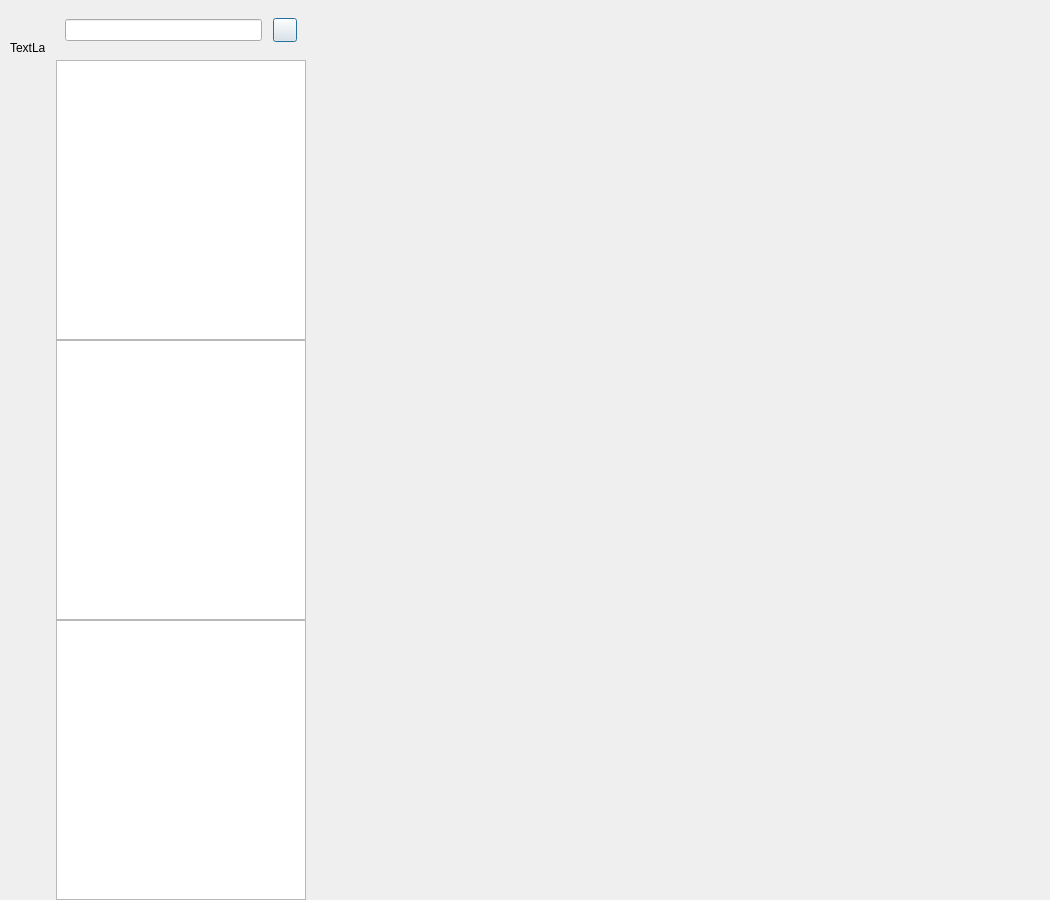
<?xml version="1.0" encoding="UTF-8"?>
<ui version="4.0">
 <class>ChatDialog</class>
 <widget class="QDialog" name="ChatDialog">
  <property name="geometry">
   <rect>
    <x>0</x>
    <y>0</y>
    <width>1050</width>
    <height>900</height>
   </rect>
  </property>
  <property name="minimumSize">
   <size>
    <width>1050</width>
    <height>900</height>
   </size>
  </property>
  <property name="maximumSize">
   <size>
    <width>16777215</width>
    <height>16777215</height>
   </size>
  </property>
  <property name="windowTitle">
   <string>ChatDialog</string>
  </property>
  <layout class="QHBoxLayout" name="horizontalLayout">
   <property name="spacing">
    <number>0</number>
   </property>
   <property name="leftMargin">
    <number>0</number>
   </property>
   <property name="topMargin">
    <number>0</number>
   </property>
   <property name="rightMargin">
    <number>0</number>
   </property>
   <property name="bottomMargin">
    <number>0</number>
   </property>
   <item>
    <widget class="QWidget" name="side_bar" native="true">
     <property name="sizePolicy">
      <sizepolicy hsizetype="Fixed" vsizetype="Expanding">
       <horstretch>0</horstretch>
       <verstretch>0</verstretch>
      </sizepolicy>
     </property>
     <property name="minimumSize">
      <size>
       <width>56</width>
       <height>0</height>
      </size>
     </property>
     <property name="maximumSize">
      <size>
       <width>56</width>
       <height>16777215</height>
      </size>
     </property>
     <layout class="QVBoxLayout" name="verticalLayout">
      <property name="leftMargin">
       <number>10</number>
      </property>
      <property name="topMargin">
       <number>30</number>
      </property>
      <item>
       <widget class="QWidget" name="widget" native="true">
        <layout class="QVBoxLayout" name="verticalLayout_3">
         <property name="spacing">
          <number>30</number>
         </property>
         <property name="leftMargin">
          <number>0</number>
         </property>
         <property name="topMargin">
          <number>0</number>
         </property>
         <property name="rightMargin">
          <number>0</number>
         </property>
         <property name="bottomMargin">
          <number>0</number>
         </property>
         <item>
          <widget class="QLabel" name="side_head_label">
           <property name="minimumSize">
            <size>
             <width>35</width>
             <height>35</height>
            </size>
           </property>
           <property name="maximumSize">
            <size>
             <width>35</width>
             <height>35</height>
            </size>
           </property>
           <property name="text">
            <string>TextLabel</string>
           </property>
          </widget>
         </item>
         <item>
          <widget class="StateWidget" name="side_chat_label" native="true">
           <property name="minimumSize">
            <size>
             <width>30</width>
             <height>30</height>
            </size>
           </property>
           <property name="maximumSize">
            <size>
             <width>30</width>
             <height>30</height>
            </size>
           </property>
          </widget>
         </item>
         <item>
          <widget class="StateWidget" name="side_contact_label" native="true">
           <property name="minimumSize">
            <size>
             <width>30</width>
             <height>30</height>
            </size>
           </property>
           <property name="maximumSize">
            <size>
             <width>30</width>
             <height>30</height>
            </size>
           </property>
          </widget>
         </item>
        </layout>
       </widget>
      </item>
      <item>
       <spacer name="verticalSpacer">
        <property name="orientation">
         <enum>Qt::Vertical</enum>
        </property>
        <property name="sizeHint" stdset="0">
         <size>
          <width>20</width>
          <height>40</height>
         </size>
        </property>
       </spacer>
      </item>
     </layout>
    </widget>
   </item>
   <item>
    <widget class="QWidget" name="chat_user_widget" native="true">
     <property name="minimumSize">
      <size>
       <width>250</width>
       <height>0</height>
      </size>
     </property>
     <property name="maximumSize">
      <size>
       <width>250</width>
       <height>16777215</height>
      </size>
     </property>
     <layout class="QVBoxLayout" name="verticalLayout_2">
      <property name="spacing">
       <number>0</number>
      </property>
      <property name="leftMargin">
       <number>0</number>
      </property>
      <property name="topMargin">
       <number>0</number>
      </property>
      <property name="rightMargin">
       <number>0</number>
      </property>
      <property name="bottomMargin">
       <number>0</number>
      </property>
      <item>
       <widget class="QWidget" name="search_widget" native="true">
        <property name="minimumSize">
         <size>
          <width>0</width>
          <height>60</height>
         </size>
        </property>
        <property name="maximumSize">
         <size>
          <width>16777215</width>
          <height>60</height>
         </size>
        </property>
        <layout class="QHBoxLayout" name="horizontalLayout_2">
         <item>
          <widget class="CustomizeEdit" name="search_edit"/>
         </item>
         <item>
          <spacer name="horizontalSpacer">
           <property name="orientation">
            <enum>Qt::Horizontal</enum>
           </property>
           <property name="sizeType">
            <enum>QSizePolicy::Fixed</enum>
           </property>
           <property name="sizeHint" stdset="0">
            <size>
             <width>5</width>
             <height>20</height>
            </size>
           </property>
          </spacer>
         </item>
         <item>
          <widget class="ClickedBtn" name="add_btn">
           <property name="maximumSize">
            <size>
             <width>24</width>
             <height>24</height>
            </size>
           </property>
           <property name="sizeIncrement">
            <size>
             <width>24</width>
             <height>24</height>
            </size>
           </property>
           <property name="text">
            <string/>
           </property>
          </widget>
         </item>
        </layout>
       </widget>
      </item>
      <item>
       <widget class="ChatUserList" name="chat_user_list"/>
      </item>
      <item>
       <widget class="SearchList" name="search_list"/>
      </item>
      <item>
       <widget class="ContactUserList" name="con_user_list"/>
      </item>
     </layout>
    </widget>
   </item>
   <item>
    <widget class="QStackedWidget" name="stackedWidget">
     <widget class="ChatPage" name="chat_page"/>
     <widget class="FriendInfoPage" name="friend_info_page"/>
     <widget class="ApplyFriendPage" name="friend_apply_page"/>
    </widget>
   </item>
  </layout>
 </widget>
 <customwidgets>
  <customwidget>
   <class>ClickedBtn</class>
   <extends>QPushButton</extends>
   <header location="global">ClickedBtn.h</header>
  </customwidget>
  <customwidget>
   <class>CustomizeEdit</class>
   <extends>QLineEdit</extends>
   <header location="global">CustomizeEdit.h</header>
  </customwidget>
  <customwidget>
   <class>ChatUserList</class>
   <extends>QListWidget</extends>
   <header location="global">ChatUserList.h</header>
  </customwidget>
  <customwidget>
   <class>ChatPage</class>
   <extends>QWidget</extends>
   <header>chatpage.h</header>
   <container>1</container>
  </customwidget>
  <customwidget>
   <class>StateWidget</class>
   <extends>QWidget</extends>
   <header location="global">StateWidget.h</header>
   <container>1</container>
  </customwidget>
  <customwidget>
   <class>SearchList</class>
   <extends>QListWidget</extends>
   <header>SearchList.h</header>
  </customwidget>
  <customwidget>
   <class>ContactUserList</class>
   <extends>QListWidget</extends>
   <header location="global">ContactUserList.h</header>
  </customwidget>
  <customwidget>
   <class>ApplyFriendPage</class>
   <extends>QWidget</extends>
   <header location="global">applyfriendpage.h</header>
   <container>1</container>
  </customwidget>
  <customwidget>
   <class>FriendInfoPage</class>
   <extends>QWidget</extends>
   <header location="global">friendinfopage.h</header>
   <container>1</container>
  </customwidget>
 </customwidgets>
 <resources/>
 <connections/>
</ui>
